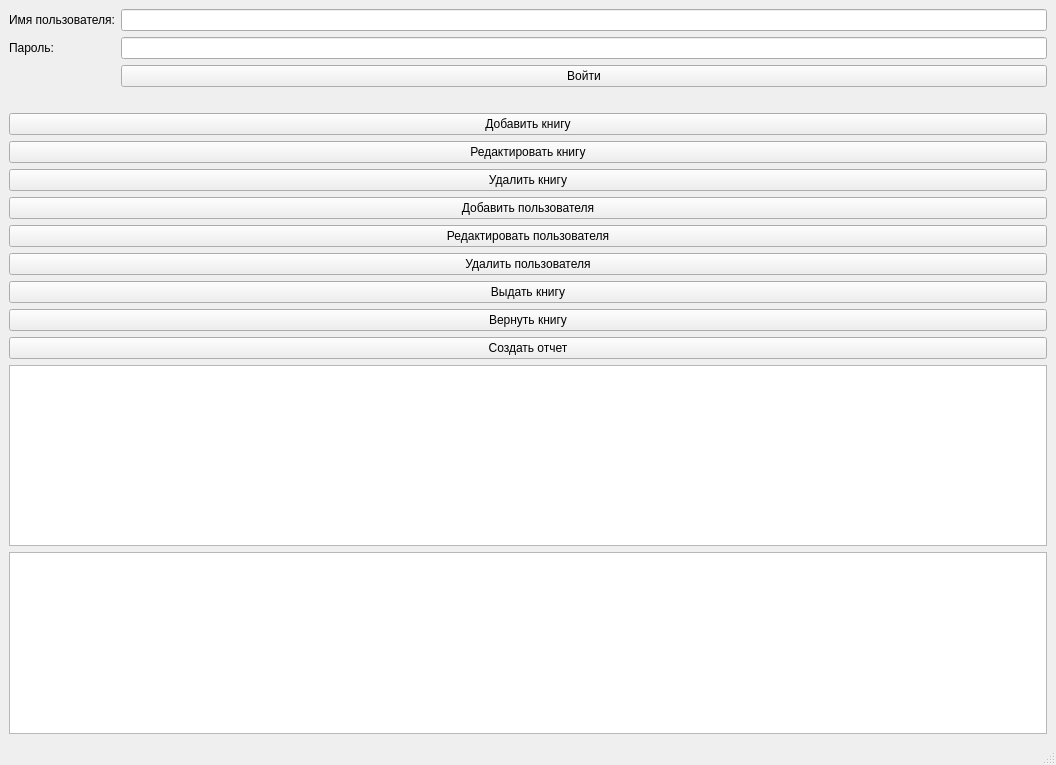
<?xml version="1.0" encoding="UTF-8"?>
<ui version="4.0">
 <class>MainWindow</class>
 <widget class="QMainWindow" name="MainWindow">
  <property name="geometry">
   <rect>
    <x>0</x>
    <y>0</y>
    <width>1056</width>
    <height>765</height>
   </rect>
  </property>
  <property name="windowTitle">
   <string>BiblSearch</string>
  </property>
  <widget class="QWidget" name="centralwidget">
   <layout class="QVBoxLayout" name="verticalLayout">
    <item>
     <layout class="QGridLayout" name="loginLayout">
      <item row="0" column="0">
       <widget class="QLabel" name="usernameLabel">
        <property name="text">
         <string>Имя пользователя:</string>
        </property>
       </widget>
      </item>
      <item row="0" column="1">
       <widget class="QLineEdit" name="usernameLineEdit"/>
      </item>
      <item row="1" column="0">
       <widget class="QLabel" name="passwordLabel">
        <property name="text">
         <string>Пароль:</string>
        </property>
       </widget>
      </item>
      <item row="1" column="1">
       <widget class="QLineEdit" name="passwordLineEdit">
        <property name="echoMode">
         <enum>QLineEdit::Password</enum>
        </property>
       </widget>
      </item>
      <item row="2" column="1">
       <widget class="QPushButton" name="loginButton">
        <property name="text">
         <string>Войти</string>
        </property>
       </widget>
      </item>
      <item row="3" column="1">
       <widget class="QLabel" name="loginStatusLabel"/>
      </item>
     </layout>
    </item>
    <item>
     <widget class="QPushButton" name="addBookButton">
      <property name="text">
       <string>Добавить книгу</string>
      </property>
     </widget>
    </item>
    <item>
     <widget class="QPushButton" name="editBookButton">
      <property name="text">
       <string>Редактировать книгу</string>
      </property>
     </widget>
    </item>
    <item>
     <widget class="QPushButton" name="deleteBookButton">
      <property name="text">
       <string>Удалить книгу</string>
      </property>
     </widget>
    </item>
    <item>
     <widget class="QPushButton" name="addUserButton">
      <property name="text">
       <string>Добавить пользователя</string>
      </property>
     </widget>
    </item>
    <item>
     <widget class="QPushButton" name="editUserButton">
      <property name="text">
       <string>Редактировать пользователя</string>
      </property>
     </widget>
    </item>
    <item>
     <widget class="QPushButton" name="deleteUserButton">
      <property name="text">
       <string>Удалить пользователя</string>
      </property>
     </widget>
    </item>
    <item>
     <widget class="QPushButton" name="issueBookButton">
      <property name="text">
       <string>Выдать книгу</string>
      </property>
     </widget>
    </item>
    <item>
     <widget class="QPushButton" name="returnBookButton">
      <property name="text">
       <string>Вернуть книгу</string>
      </property>
     </widget>
    </item>
    <item>
     <widget class="QPushButton" name="generateReportButton">
      <property name="text">
       <string>Создать отчет</string>
      </property>
     </widget>
    </item>
    <item>
     <widget class="QTableView" name="bookTableView"/>
    </item>
    <item>
     <widget class="QTableView" name="userTableView"/>
    </item>
   </layout>
  </widget>
  <widget class="QMenuBar" name="menubar">
   <property name="geometry">
    <rect>
     <x>0</x>
     <y>0</y>
     <width>1056</width>
     <height>22</height>
    </rect>
   </property>
  </widget>
  <widget class="QStatusBar" name="statusbar"/>
 </widget>
 <resources/>
 <connections/>
</ui>
